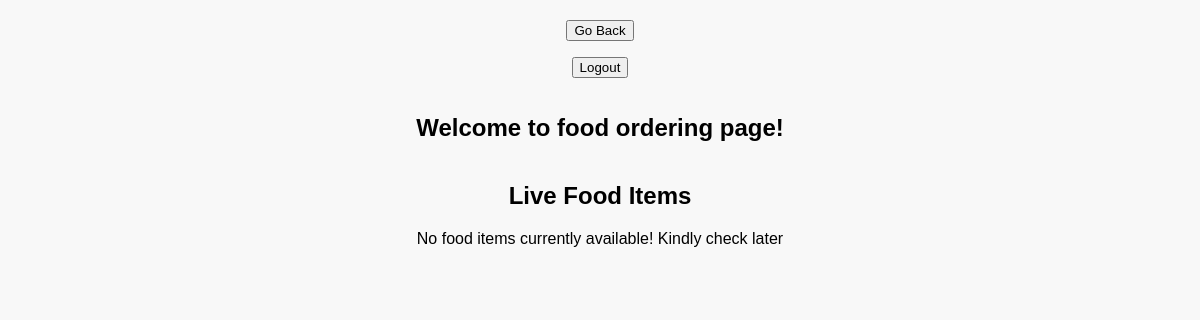
/charity/order/ (signed in), run on an earlier commit of the app's database.
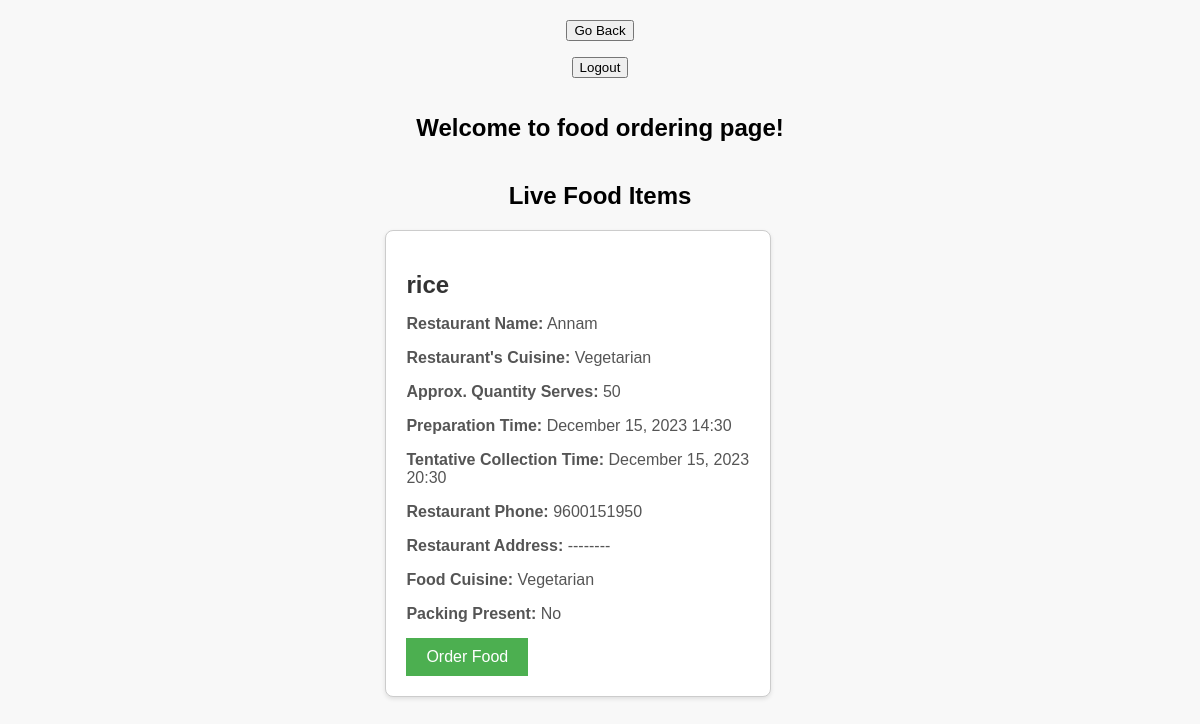
And on a later commit of the database.
### app/models.py (models this page shows)
class FoodOrder(models.Model):
    id = models.AutoField(primary_key=True)
    organization_name = models.CharField(max_length=255)
    cuisine_type = models.CharField(max_length=20)
    restaurant_phone = models.CharField(max_length=15)
    city = models.CharField(max_length=255)
    state = models.CharField(max_length=255)
    restaurant_address = models.TextField()
    charity_name = models.CharField(max_length=255, default="Nil")
    delivery_address = models.TextField()
    charity_phone = models.CharField(max_length=15)
    time_of_preparation = models.DateTimeField()
    name_of_food = models.CharField(max_length=255)
    food_cuisine = models.CharField(max_length=20)
    quantity_serves = models.IntegerField()
    storage_duration = models.CharField(max_length=100)
    tentative_collection_time = models.DateTimeField()
    packing_present = models.CharField(max_length=3)
    is_live = models.BooleanField(default=False)
    collected_time = models.DateTimeField(null=True, blank=True)
    restaurant_inbox = models.BooleanField(default=False) #to be displayed in restaurant inbox
    charity_inbox = models.BooleanField(default=False) #to be displayed in charity inbox
    display_status = models.BooleanField(default=False) #to be displayed on contributions/order history
    accept_reject_status = models.BooleanField(default=True) #for making the accept/reject button vanish after clicking
    order_timestamp = models.DateTimeField(auto_now_add=True) #time when order was placed
    restaurant_order_status = models.CharField(max_length=20, default="Nil")

### app/views.py (the view)
# urls.py: path('charity/order/', views.order, name="order"),
def order(request):
    username=request.session.get('username')
    live_food_items = FoodOrder.objects.filter(is_live=True)
    print(live_food_items)
    return render(request,'app/order.html', {"live_food_items":live_food_items, "username":username})

### app/templates/app/order.html (shortened to what this page needs)
<form method="post" action="{% url 'charityhome' %}">
    <button type="submit">Go Back</button>
</form>
<form method="post" action="{% url 'logout' %}">
    <button type="submit">Logout</button>
</form>
<h2>Welcome to food ordering page!</h2>
<!DOCTYPE html>
<html lang="en">
<head>
</head>
<body>
{% if username %}
    <h2>Live Food Items</h2>
    {% if live_food_items %}
      {% for food_item in live_food_items %}
         <form class="" action="{% url 'orderfood' %}" method="post">
           <div class="food-item" onclick="enlargeFoodItem(this)">
               <h2>{{ food_item.name_of_food }}</h2>
               <p><strong>Restaurant Name:</strong> {{ food_item.organization_name }}</p>
               <p><strong>Restaurant's Cuisine:</strong> {{ food_item.cuisine_type }}</p>
               <p><strong>Approx. Quantity Serves:</strong> {{ food_item.quantity_serves }}</p>
               <p><strong>Preparation Time:</strong> {{ food_item.time_of_preparation|date:"F j, Y H:i" }}</p>
               <p><strong>Tentative Collection Time:</strong> {{ food_item.tentative_collection_time|date:"F j, Y H:i" }}</p>
               <p><strong>Restaurant Phone:</strong> {{ food_item.restaurant_phone }}</p>
               <p><strong>Restaurant Address:</strong> {{ food_item.restaurant_address }}</p>
               <p><strong>Food Cuisine:</strong> {{ food_item.food_cuisine }}</p>
               <p><strong>Packing Present:</strong> {{ food_item.packing_present }}</p>
               <button type="submit" class="order-button">Order Food</button>
           </div>
         </form>
      {% endfor %}
    {% else %}
      <div>No food items currently available! Kindly check later</div>
    {% endif %}
{% else %}
    <h2>You do not have an account registered with us!</h2>
    <p><a href="{% url 'register' %}">Register here</a></p>
{% endif %}
</body>
</html>

### app/templates/app/order.html (style rules this page uses)
body { font-family: Arial, sans-serif; background-color: #f8f8f8; margin: 0; padding: 0; display: flex; flex-direction: column; align-items: center; padding-top: 20px; }
.food-item { border: 1px solid #ccc; border-radius: 8px; padding: 20px; margin-bottom: 20px; background-color: #fff; box-shadow: 0 2px 4px rgba(0, 0, 0, 0.1); width: 80%; max-width: 600px; cursor: pointer; transition: transform 0.3s ease-in-out; }
.food-item h2 { color: #333; margin-bottom: 10px; }
.food-item p { color: #555; margin-bottom: 5px; }
.order-button { background-color: #4CAF50; color: white; border: none; padding: 10px 20px; text-align: center; text-decoration: none; display: inline-block; font-size: 16px; margin-top: 10px; cursor: pointer; }

What changed in the data, as far as the page shows it:
added FoodOrder: name_of_food "rice", organization_name "Annam", cuisine_type "Vegetarian", quantity_serves "50", time_of_preparation "December 15, 2023 14:30", tentative_collection_time "December 15, 2023 20:30", restaurant_phone "9600151950", restaurant_address "--------", food_cuisine "Vegetarian", packing_present "No"
Also different on the page:
text no longer shown: "No food items currently available! Kindly check later"
